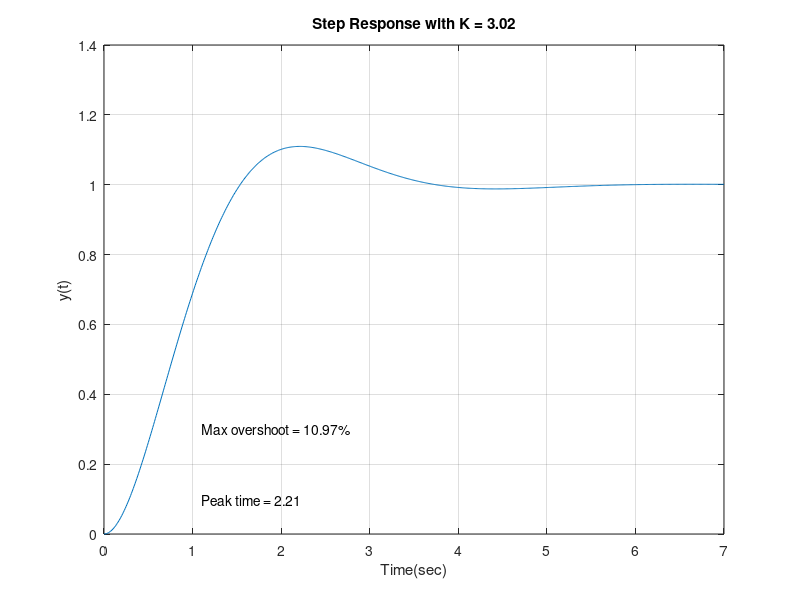

Recreate this plot in MATLAB.
%ME 4473
%Recitation-6
% Problem-B

clc;clear;
K = 3.02;
num = [K];
den = [1 2 K];
sys = tf(num,den);
t = 0:.01:7;
y = step(sys,t);
plot(t,y)
yss = dcgain(sys);
Mp = (max(y) - yss)*100;
% Max overshoot
msg_overshoot = sprintf('Max overshoot = %3.2f%%',Mp);
%Peak Time
maxy =find(y ==(max(y))); 
idx = max(maxy);
tp = t(idx);
msg_peaktime = sprintf('Peak time = %3.2f', tp);
xlabel('Time(sec)');
ylabel('y(t)');
msg_title = sprintf('Step Response with K = %3.2f', K);
title(msg_title);
text(1.1, 0.3, msg_overshoot);text(1.1, 0.1, msg_peaktime);
grid on;